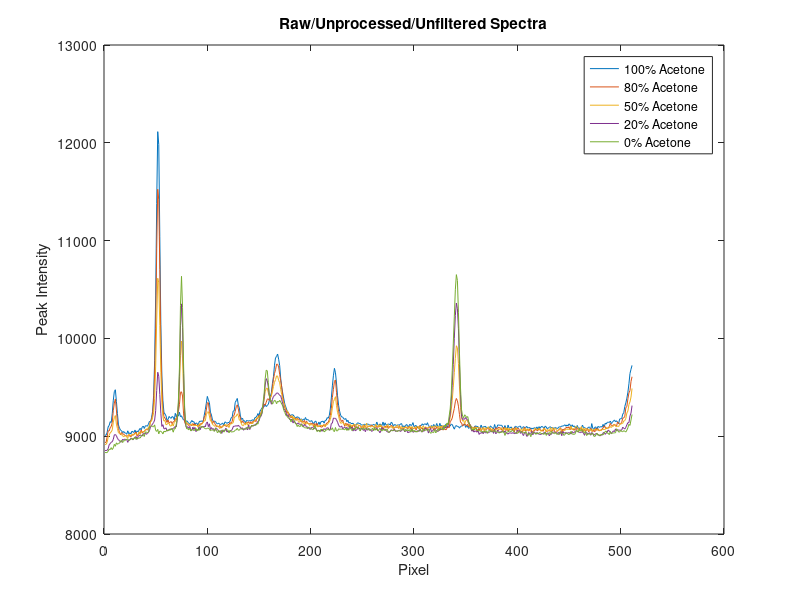

This chart was generated by the following MATLAB code: (Note: this script raises an error after producing the figure.)
clear all
load acetone_import_workspace.mat
% -------------------------------------------------------------------------
% Edited: Luke Melo
% June 23rd, 2014
% v1.1
% UBC
% -------------------------------------------------------------------------


% -------------------------------------------------------------------------
% Import the data from the acetone workspace, or from whichever file your 
% data resides. 

peaks(:,1) = x1000x25acetone(:,2);
peaks(:,2) = x800x25acetone(:,2);
peaks(:,3) = x500x25acetone(:,2);
peaks(:,4) = x200x25acetone(:,2);
peaks(:,5) = x00x25acetone(:,2);

% -------------------------------------------------------------------------
% Label each spectrum
Legend{1} = '100% Acetone';
Legend{2} = '80% Acetone';
Legend{3} = '50% Acetone';
Legend{4} = '20% Acetone';
Legend{5} = '0% Acetone';

% -------------------------------------------------------------------------
% Set up waveform processing parameters

data = peaks';
wfilter = 'sym5'    % Basis Wavelet (generally 'sym5' and 'db10' work well)
scale = 8           % DWT decomposition level
hfreq_cut = 1       % # of high frequency detail coefficients to remove

iterations = 20


local = false       % treat spectra individually (true) or in bulk (false)


% -------------------------------------------------------------------------
% Find the size of the data
[nsample pixels] = size(data);

% -------------------------------------------------------------------------
% Plot the raw Data
figure(1)
plot(1:pixels,data)
title('Raw/Unprocessed/Unfiltered Spectra')
ylabel('Peak Intensity')
xlabel('Pixel')
legend(Legend)

% -------------------------------------------------------------------------
% Decompose signal and filter out specified details and approximations

[A_components D_components filt_data approx_data] = ...
    dwt_filter_noise(data, wfilter, scale, hfreq_cut);

% -------------------------------------------------------------------------
% Plot the DWT components (comment out if unnecessary)

% dwt_component_plot(A_components, D_components, Legend)

% -------------------------------------------------------------------------
% Apply a Savitzky-Golay Smoothing algorithm to the spectra

[bg_data bg_corr_data] = dwt_bg_remove(filt_data, scale, wfilter, iterations, Legend);

[smoothed_data] = dwt_smooth(bg_corr_data,3,9);

% -------------------------------------------------------------------------
% Pinch the baslines together, then zero and normalize the data. 

[baseline_pinch_data] = ...
    dwt_baseline_pinch(smoothed_data, 1, pixels, Legend);
[zero_data] = dwt_zero(baseline_pinch_data, local);
[norm_data] = dwt_normalize(zero_data, local);

% -------------------------------------------------------------------------
% Plot the filtered Data

figure(3)
plot(1:pixels,norm_data)
title('Processed/Filtered/Normalized Spectra')
ylabel('Relative Peak Intensity')
xlabel('Pixel')
legend(Legend)

% -------------------------------------------------------------------------
% Find Isobestic Ranges/Points in the spectra

% [iso_array] = dwt_isobestic(norm_data,40,Legend);

% -------------------------------------------------------------------------
% find the first and second derivatives of each spectra and plots them

%[first_y first_x second_y second_x] = dwt_derivatives(norm_data, Legend);










